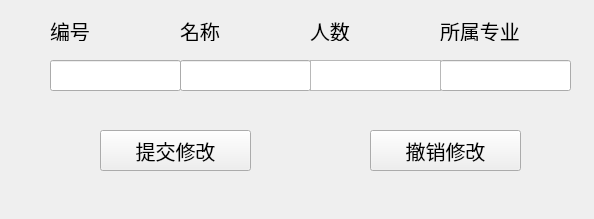
<?xml version="1.0" encoding="UTF-8"?>
<ui version="4.0">
 <class>Form</class>
 <widget class="QWidget" name="Form">
  <property name="geometry">
   <rect>
    <x>0</x>
    <y>0</y>
    <width>594</width>
    <height>219</height>
   </rect>
  </property>
  <property name="minimumSize">
   <size>
    <width>594</width>
    <height>219</height>
   </size>
  </property>
  <property name="maximumSize">
   <size>
    <width>594</width>
    <height>219</height>
   </size>
  </property>
  <property name="windowTitle">
   <string>Form</string>
  </property>
  <widget class="QLineEdit" name="cid_lineEdit">
   <property name="geometry">
    <rect>
     <x>50</x>
     <y>60</y>
     <width>131</width>
     <height>31</height>
    </rect>
   </property>
  </widget>
  <widget class="QLineEdit" name="cname_lineEdit">
   <property name="geometry">
    <rect>
     <x>180</x>
     <y>60</y>
     <width>131</width>
     <height>31</height>
    </rect>
   </property>
  </widget>
  <widget class="QLineEdit" name="pname_lineEdit">
   <property name="geometry">
    <rect>
     <x>440</x>
     <y>60</y>
     <width>131</width>
     <height>31</height>
    </rect>
   </property>
  </widget>
  <widget class="QPushButton" name="commitButton">
   <property name="geometry">
    <rect>
     <x>100</x>
     <y>130</y>
     <width>151</width>
     <height>41</height>
    </rect>
   </property>
   <property name="font">
    <font>
     <family>楷体</family>
     <pointsize>15</pointsize>
    </font>
   </property>
   <property name="text">
    <string>提交修改</string>
   </property>
  </widget>
  <widget class="QPushButton" name="rollbackButton">
   <property name="geometry">
    <rect>
     <x>370</x>
     <y>130</y>
     <width>151</width>
     <height>41</height>
    </rect>
   </property>
   <property name="font">
    <font>
     <family>楷体</family>
     <pointsize>15</pointsize>
    </font>
   </property>
   <property name="text">
    <string>撤销修改</string>
   </property>
  </widget>
  <widget class="QLabel" name="label">
   <property name="geometry">
    <rect>
     <x>50</x>
     <y>20</y>
     <width>71</width>
     <height>21</height>
    </rect>
   </property>
   <property name="font">
    <font>
     <family>楷体</family>
     <pointsize>15</pointsize>
    </font>
   </property>
   <property name="text">
    <string>编号</string>
   </property>
  </widget>
  <widget class="QLabel" name="label_2">
   <property name="geometry">
    <rect>
     <x>180</x>
     <y>20</y>
     <width>71</width>
     <height>21</height>
    </rect>
   </property>
   <property name="font">
    <font>
     <family>楷体</family>
     <pointsize>15</pointsize>
    </font>
   </property>
   <property name="text">
    <string>名称</string>
   </property>
  </widget>
  <widget class="QLabel" name="label_3">
   <property name="geometry">
    <rect>
     <x>310</x>
     <y>20</y>
     <width>71</width>
     <height>21</height>
    </rect>
   </property>
   <property name="font">
    <font>
     <family>楷体</family>
     <pointsize>15</pointsize>
    </font>
   </property>
   <property name="text">
    <string>人数</string>
   </property>
  </widget>
  <widget class="QLabel" name="label_4">
   <property name="geometry">
    <rect>
     <x>440</x>
     <y>20</y>
     <width>91</width>
     <height>21</height>
    </rect>
   </property>
   <property name="font">
    <font>
     <family>楷体</family>
     <pointsize>15</pointsize>
    </font>
   </property>
   <property name="text">
    <string>所属专业</string>
   </property>
  </widget>
  <widget class="QTextBrowser" name="num_textBrowser">
   <property name="geometry">
    <rect>
     <x>310</x>
     <y>60</y>
     <width>131</width>
     <height>31</height>
    </rect>
   </property>
  </widget>
 </widget>
 <resources/>
 <connections/>
</ui>
